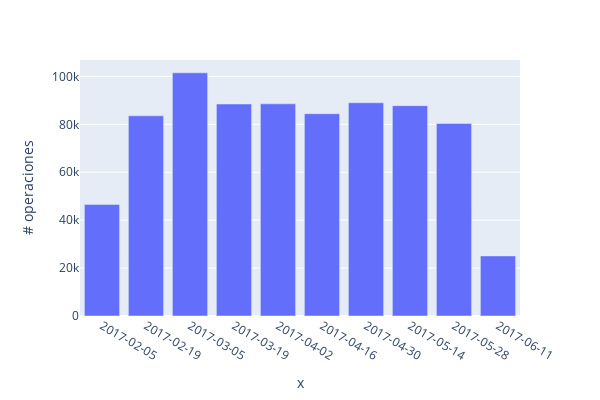

The notebook cell this image was saved under:
### Code cell
fig = px.bar(period_table, x=period_table['fecha'].astype(str), y='# operaciones')
fig.update_layout(xaxis={'tickmode': 'array', 'tickvals': period_table['fecha'].astype(str).unique(), 'ticktext': period_table['fecha'].astype(str).unique()},
                    width=600, height=400)
fig.show()

### Figure 1 — Plotly figure (JSON) as saved in the notebook; plotly's stock layout.template omitted (floating-point values rounded to 4 significant figures)
{"data": [{"alignmentgroup": "True", "hovertemplate": "x=%{x}<br># operaciones=%{y}<extra></extra>", "legendgroup": "", "marker": {"color": "#636efa", "pattern": {"shape": ""}}, "name": "", "offsetgroup": "", "orientation": "v", "showlegend": false, "textposition": "auto", "type": "bar", "x": ["2017-02-05", "2017-02-19", "2017-03-05", "2017-03-19", "2017-04-02", "2017-04-16", "2017-04-30", "2017-05-14", "2017-05-28", "2017-06-11"], "xaxis": "x", "y": [46585, 83570, 101521, 88492, 88562, 84447, 89011, 87809, 80403, 25066], "yaxis": "y"}], "layout": {"barmode": "relative", "height": 400, "legend": {"tracegroupgap": 0}, "margin": {"t": 60}, "width": 600, "xaxis": {"anchor": "y", "domain": [0, 1], "tickmode": "array", "ticktext": ["2017-02-05", "2017-02-19", "2017-03-05", "2017-03-19", "2017-04-02", "2017-04-16", "2017-04-30", "2017-05-14", "2017-05-28", "2017-06-11"], "tickvals": ["2017-02-05", "2017-02-19", "2017-03-05", "2017-03-19", "2017-04-02", "2017-04-16", "2017-04-30", "2017-05-14", "2017-05-28", "2017-06-11"], "title": {"text": "x"}}, "yaxis": {"anchor": "x", "domain": [0, 1], "title": {"text": "# operaciones"}}}}
